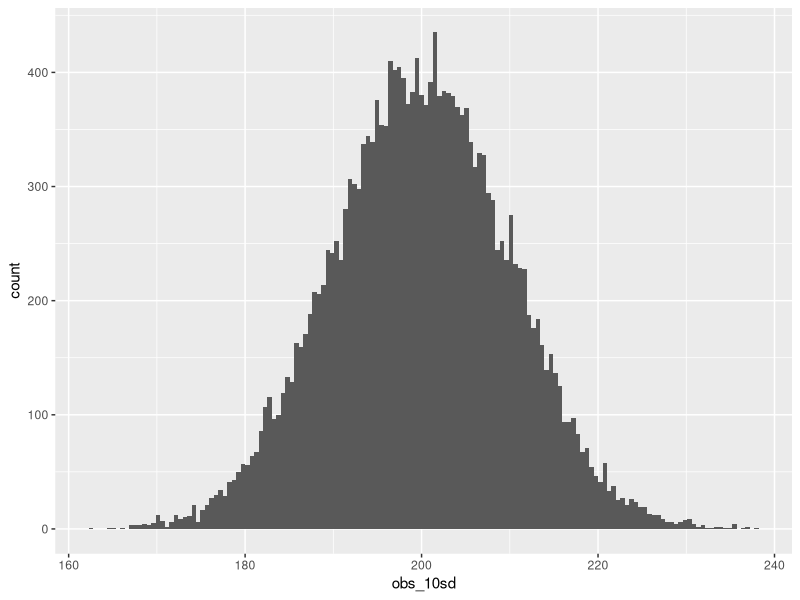
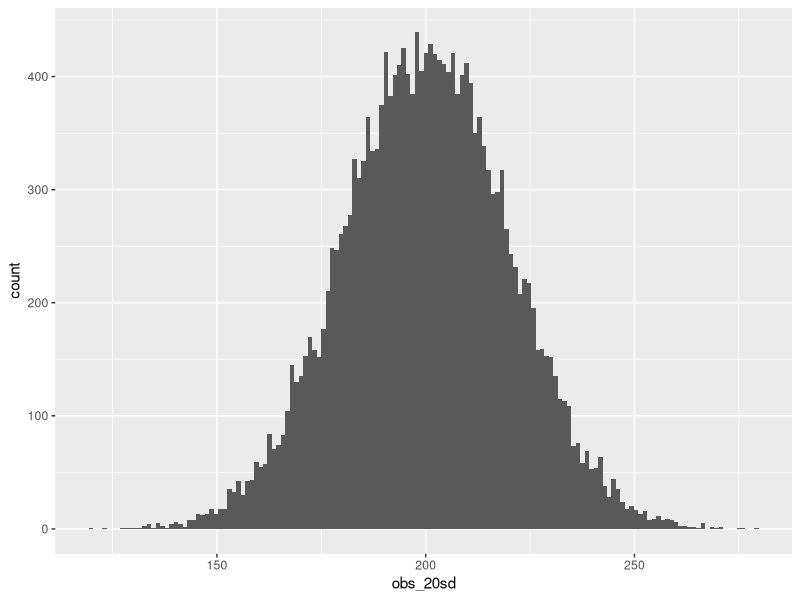
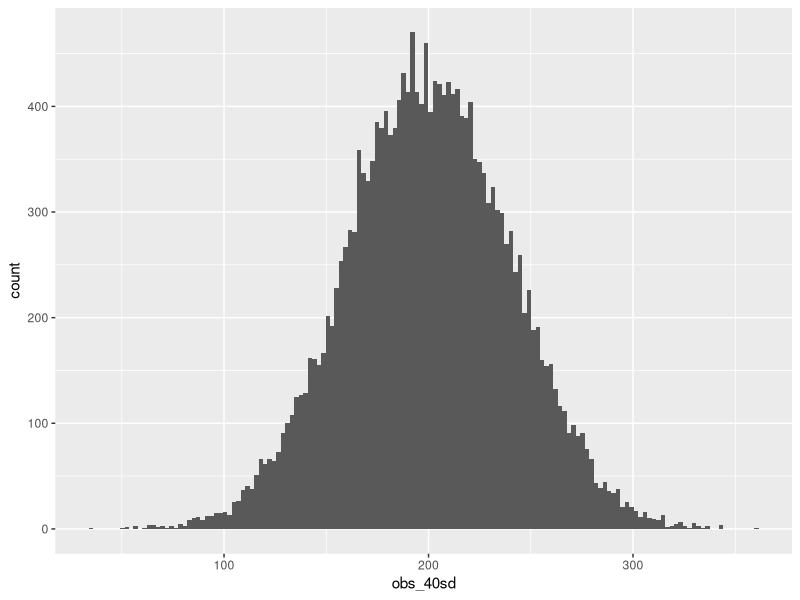

Generate these figures, in order, with R:
# libraries
library(ggplot2)

### Set up simulated unimodal distributions ###

nn <- 20000

#10 SD
set.seed(10)
obs_10sd <- rnorm(20000, mean = 200, sd = 10)
to_10sd <- as.data.frame(obs_10sd)
ggplot(data= to_10sd, aes(x = obs_10sd)) + geom_histogram(bins = 150)
min(to_10sd) ## 199.8918
max(to_10sd) # 199.89258
quantile(obs_10sd, probs = c(0,0.01,0.05,0.1,0.5,0.9,0.95,0.99,1)) #10% -186.99 50% - 199.89
mean(obs_10sd)
# 199.89

# now create 100 lists per observation and standard deviation combination
set.seed(1)
rep_10obs_10sd <- replicate(n = 100, expr = sample(obs_10sd, size = 10, replace = FALSE))
list_10obs_10sd <- split(rep_10obs_10sd, rep(1:ncol(rep_10obs_10sd), each = nrow(rep_10obs_10sd)))

set.seed(2)
rep_20obs_10sd <- replicate(n = 100, expr = sample(obs_10sd, size = 20, replace = FALSE))
list_20obs_10sd <- split(rep_20obs_10sd, rep(1:ncol(rep_20obs_10sd), each = nrow(rep_20obs_10sd)))

set.seed(5)
rep_50obs_10sd <- replicate(n = 100, expr = sample(obs_10sd, size = 50, replace = FALSE))
list_50obs_10sd <- split(rep_50obs_10sd, rep(1:ncol(rep_50obs_10sd), each = nrow(rep_50obs_10sd)))


#20 SD
set.seed(365)
obs_20sd <- rnorm(20000, mean = 200, sd = 20)
to_20sd <- as.data.frame(obs_20sd)
ggplot(data= to_20sd, aes(x = obs_20sd)) + geom_histogram(bins = 150)
min(to_20sd) # 119.9182
max(to_20sd) # 279.3462
quantile(obs_20sd, probs = c(0,0.01,0.05,0.1,0.5,0.9,0.95,0.99,1)) #10% -174.82 50% - 200.18
mean(obs_20sd)
# 200.16

set.seed(1)
rep_10obs_20sd <- replicate(n = 100, expr = sample(obs_20sd, size = 10, replace = FALSE))
list_10obs_20sd <- split(rep_10obs_20sd, rep(1:ncol(rep_10obs_20sd), each = nrow(rep_10obs_20sd)))

set.seed(2)
rep_20obs_20sd <- replicate(n = 100, expr = sample(obs_20sd, size = 20, replace = FALSE))
list_20obs_20sd <- split(rep_20obs_20sd, rep(1:ncol(rep_20obs_20sd), each = nrow(rep_20obs_20sd)))

set.seed(5)
rep_50obs_20sd <- replicate(n = 100, expr = sample(obs_20sd, size = 50, replace = FALSE))
list_50obs_20sd <- split(rep_50obs_20sd, rep(1:ncol(rep_50obs_20sd), each = nrow(rep_50obs_20sd)))


#40 SD
set.seed(40)
obs_40sd <- rnorm(20000, mean = 200, sd = 40)
to_40sd <- as.data.frame(obs_40sd)
ggplot(data= to_40sd, aes(x = obs_40sd)) + geom_histogram(bins = 150)
min(to_40sd) # 35.88112
max(to_40sd) #361.3789
quantile(obs_40sd, probs = c(0,0.01,0.05,0.1,0.5,0.9,0.95,0.99,1)) #10% -149.30459 50% - 199.80307
mean(obs_40sd)
#200.19

set.seed(1)
rep_10obs_40sd <- replicate(n = 100, expr = sample(obs_40sd, size = 10, replace = FALSE))
list_10obs_40sd <- split(rep_10obs_40sd, rep(1:ncol(rep_10obs_40sd), each = nrow(rep_10obs_40sd)))

set.seed(2)
rep_20obs_40sd <- replicate(n = 100, expr = sample(obs_40sd, size = 20, replace = FALSE))
list_20obs_40sd <- split(rep_20obs_40sd, rep(1:ncol(rep_20obs_40sd), each = nrow(rep_20obs_40sd)))

set.seed(5)
rep_50obs_40sd <- replicate(n = 100, expr = sample(obs_40sd, size = 50, replace = FALSE))
list_50obs_40sd <- split(rep_50obs_40sd, rep(1:ncol(rep_50obs_40sd), each = nrow(rep_50obs_40sd)))